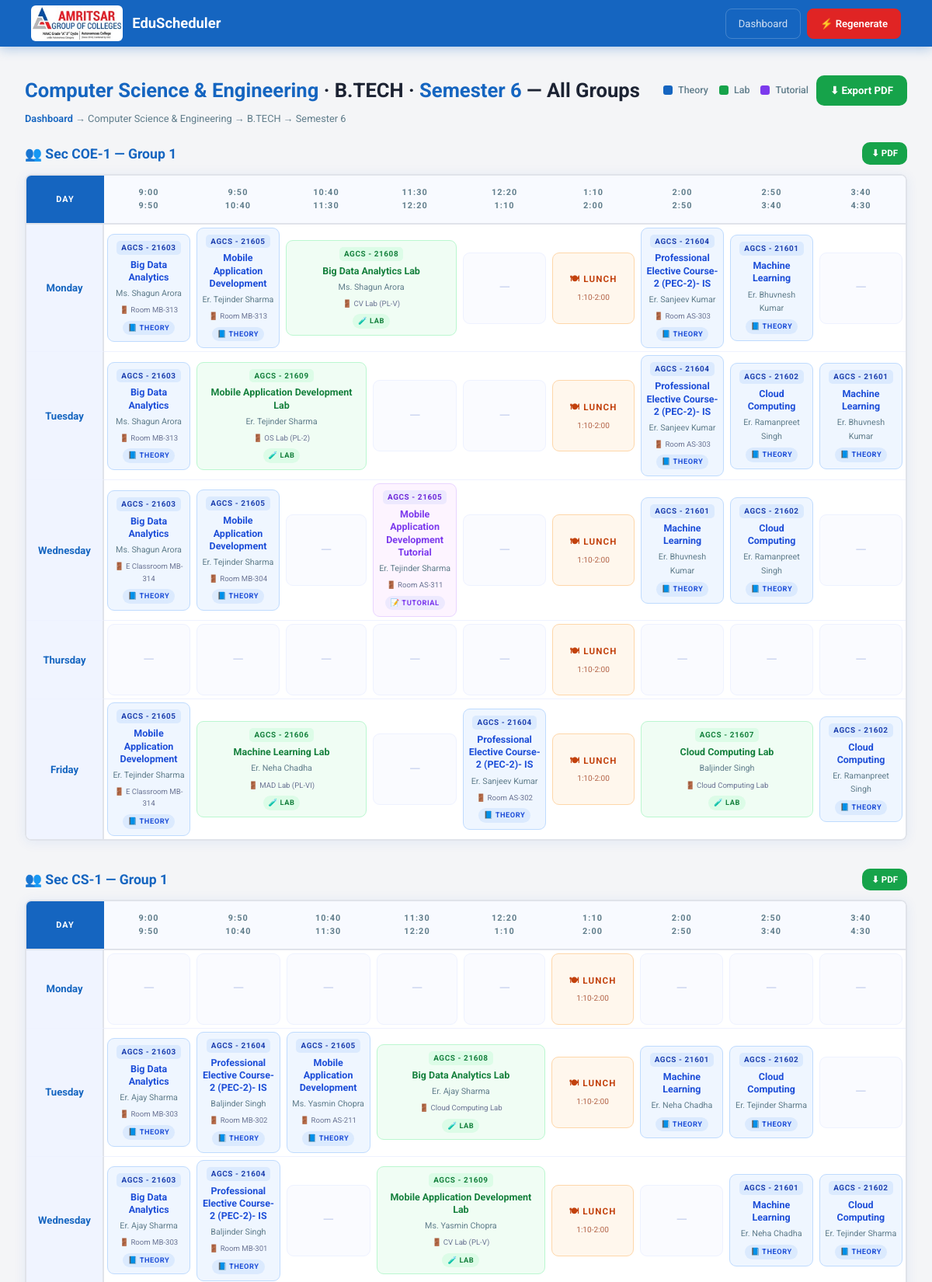
The page /year-timetable/83/6/ (signed in, upper part) on the database its author committed.
### scheduler/models.py (models this page shows, shortened)
class Course(models.Model):
    COURSE_CHOICES = (
        ('BTECH', 'B.TECH'), ('BE', 'BE'), ('MTECH', 'M.TECH'), ('CUSTOM', 'Custom'),
    )
    department = models.ForeignKey(Department, on_delete=models.CASCADE, related_name='courses')
    name = models.CharField(max_length=10, choices=COURSE_CHOICES)
    custom_name = models.CharField(max_length=100, blank=True, default='')
    def get_display_name(self):
        if self.name == 'CUSTOM' and self.custom_name:
            return self.custom_name
        return self.get_name_display()
    def __str__(self):
        return f"{self.department.name} - {self.get_display_name()}"

class Department(models.Model):
    name = models.CharField(max_length=100)

class Section(models.Model):
    YEAR_CHOICES = (
        ('1', 'Semester 1'), ('2', 'Semester 2'), ('3', 'Semester 3'), ('4', 'Semester 4'),
        ('5', 'Semester 5'), ('6', 'Semester 6'), ('7', 'Semester 7'), ('8', 'Semester 8'),
        ('CUSTOM', 'Custom'),
    )
    SECTION_CHOICES = (
        ('A', 'Section A'), ('B', 'Section B'), ('C', 'Section C'),
        ('D', 'Section D'), ('E', 'Section E'), ('CUSTOM', 'Custom Section'),
    )
    GROUP_CHOICES = (('G1', 'Group 1'), ('G2', 'Group 2'), ('G3', 'Group 3'), ('G4', 'Group 4'),)
    course = models.ForeignKey(Course, on_delete=models.CASCADE, related_name='sections')
    year = models.CharField(max_length=10, choices=YEAR_CHOICES)
    custom_year = models.CharField(max_length=50, blank=True, default='')
    section_name = models.CharField(max_length=20, choices=SECTION_CHOICES, default='A')
    custom_section_name = models.CharField(max_length=50, blank=True, default='')
    program = models.CharField(max_length=30, blank=True, default='')
    group = models.CharField(max_length=10, choices=GROUP_CHOICES)
    fixed_room = models.ForeignKey(
        Room, on_delete=models.SET_NULL, null=True, blank=True,
        related_name='fixed_sections',
        help_text='If set, theory lectures always use this room.')
    free_day = models.CharField(
        max_length=10, blank=True, default='',
        choices=[('', 'None')] + DAY_CHOICES,
        help_text='Weekly holiday for this section (e.g. Wednesday). No lectures scheduled on this day.'
    )
    section_start_slot = models.IntegerField(
        null=True, blank=True,
        choices=SLOT_CHOICES,
        help_text='Override start time for this section (leave blank to use department default).'
    )
    class_count = models.IntegerField(
        default=0,
        help_text='Number of students. Used to auto-select a room with sufficient capacity when no fixed room is set.'
    )
    def get_effective_section_name(self):
        if self.section_name == 'CUSTOM' and self.custom_section_name:
            return self.custom_section_name
        if self.section_name == 'CUSTOM':
            return 'Custom'
        return self.section_name
    class Meta:
        unique_together = ('course', 'year', 'section_name', 'group', 'custom_year', 'custom_section_name')

class TimeSlot(models.Model):
    day = models.CharField(max_length=10)
    slot = models.IntegerField()
    subject = models.ForeignKey(Subject, on_delete=models.CASCADE)
    professor = models.ForeignKey(Professor, on_delete=models.CASCADE)
    section = models.ForeignKey(Section, on_delete=models.CASCADE, null=True, blank=True)
    room = models.ForeignKey(Room, on_delete=models.SET_NULL, null=True, blank=True, related_name='timeslots')

class Subject(models.Model):
    TYPE_CHOICES = (
        ('THEORY', 'Theoretical'), ('LAB', 'Lab'),
        ('TUTORIAL', 'Tutorial'), ('NPTEL', 'NPTEL (after 2:00 PM only)'),
    )
    ALLOWED_GROUPS_CHOICES = (
        ('G1', 'Group 1 Only'), ('G2', 'Group 2 Only'), ('G3', 'Group 3 Only'), ('G4', 'Group 4 Only'), ('BOTH', 'All Groups'),
    )
    code = models.CharField(max_length=20, blank=True, default='', verbose_name='Subject Code')
    name = models.CharField(max_length=100)
    subject_type = models.CharField(max_length=10, choices=TYPE_CHOICES)
    professors = models.ManyToManyField(Professor)
    duration = models.IntegerField(default=1)  # 1=50min, 2=100min (lab)
    lectures_per_week = models.IntegerField()
    section = models.ForeignKey(Section, on_delete=models.CASCADE, related_name='subjects', null=True, blank=True)
    lab_room = models.ForeignKey(Room, on_delete=models.SET_NULL, null=True, blank=True, related_name='pinned_subjects')
    allowed_groups = models.CharField(max_length=10, choices=ALLOWED_GROUPS_CHOICES, default='BOTH')
    specialization_required = models.BooleanField(default=False)
    is_elective = models.BooleanField(default=False)

class Professor(models.Model):
    name = models.CharField(max_length=100)
    professor_id = models.CharField(max_length=50, blank=True, default='')
    department = models.ForeignKey(
        'Department', on_delete=models.SET_NULL, null=True, blank=True,
        related_name='professors')
    departments = models.ManyToManyField(
        'Department', blank=True, related_name='shared_professors')
    email = models.EmailField(blank=True)
    max_workload_hours_per_week = models.IntegerField(default=20)
    specialization_subjects = models.TextField(blank=True, default='')
    section_restrictions = models.TextField(blank=True, default='')

class Room(models.Model):
    ROOM_TYPE_CHOICES = (
        ('CLASSROOM', 'Classroom'), ('LAB', 'Lab'),
    )
    name = models.CharField(max_length=100)
    room_id = models.CharField(max_length=50, blank=True, default='')
    room_type = models.CharField(max_length=10, choices=ROOM_TYPE_CHOICES, default='CLASSROOM')
    capacity = models.IntegerField(default=60)
    department = models.ForeignKey(
        'Department', on_delete=models.SET_NULL, null=True, blank=True, related_name='rooms')
    allowed_subjects = models.TextField(
        blank=True, default='all',
        help_text='"all" or comma-separated subject names/codes this lab can host.')

### scheduler/views.py (the view)
# urls.py: path('year-timetable/<int:course_id>/<str:year>/', views.year_timetable, name='year_timetable'),
def year_timetable(request, course_id, year):
    course = get_object_or_404(Course, id=course_id)
    sections = Section.objects.filter(course=course, year=year).select_related('course__department')
    if not sections.exists():
        messages.error(request, 'No sections found for this semester.')
        return redirect('dashboard')
    section_tables = []
    for section in sections:
        table = {}
        for day in DAYS:
            cells = []
            skip_next = False
            for i, slot in enumerate(SLOTS):
                if skip_next:
                    skip_next = False
                    cells.append({'entry': None, 'colspan': 1, 'skip': True, 'slot': slot})
                    continue
                entries = list(TimeSlot.objects.filter(day=day, slot=slot, section=section).select_related('subject', 'professor', 'room').order_by('id'))
                entry = entries[0] if entries else None
                if entry and entry.subject.subject_type == 'LAB':
                    next_slot = SLOTS[i + 1] if i + 1 < len(SLOTS) else None
                    if next_slot:
                        next_entry = TimeSlot.objects.filter(day=day, slot=next_slot, section=section).first()
                        if next_entry and next_entry.subject == entry.subject:
                            cells.append({'entry': entry, 'entries': entries, 'colspan': 2, 'skip': False, 'slot': slot})
                            skip_next = True
                            continue
                cells.append({'entry': entry, 'entries': entries, 'colspan': 1, 'skip': False, 'slot': slot})
            table[day] = cells
        section_tables.append({'section': section, 'table': table})
    year_display = dict(Section.YEAR_CHOICES).get(year, year)
    dept_id = course.department_id
    lunch_label = _get_lunch_label(dept_id)
    lunch_slots = _get_lunch_slots(dept_id)
    return render(request, 'year_timetable.html', {
        'course': course, 'year': year, 'year_display': year_display,
        'section_tables': section_tables, 'slots': SLOTS, 'slot_times': SLOT_TIMES,
        'days': DAYS, 'lunch_label': lunch_label, 'lunch_slots': lunch_slots,
    })

### scheduler/accounts.py (called while the page is built)
def current_role(request):
    return request.session.get('role')

def current_display_name(request):
    return request.session.get('display_name', '')

def current_department_id(request):
    return request.session.get('department_id')

def auth_context(request):
    role = current_role(request)
    dept_name = ''
    dept_id = current_department_id(request)
    if dept_id:
        from .models import Department
        d = Department.objects.filter(id=dept_id).first()
        dept_name = d.name if d else ''
    return {
        'auth_role': role,
        'auth_display_name': current_display_name(request),
        'auth_is_admin': role == ADMIN,
        'auth_is_dept_admin': role == DEPT_ADMIN,
        'auth_is_staff': role in STAFF_ROLES,
        'auth_department_name': dept_name,
    }

### scheduler/models.py (called while the page is built)
    def get_lunch_slots(self):
        return list(range(self.lunch_start_slot, self.lunch_end_slot + 1))

### scheduler/templatetags/dict_filters.py (called while the page is built)
@register.filter
def dict_key(d, key):
    try:
        return d[key]
    except (KeyError, TypeError):
        return None

### scheduler/views.py (called while the page is built)
def _get_lunch_label(dept_id):
    return "1:10–2:00"

def _get_lunch_slots(dept_id):
    try:
        ds = DepartmentSettings.objects.get(department_id=dept_id)
        return set(ds.get_lunch_slots())
    except DepartmentSettings.DoesNotExist:
        return set()

### template/year_timetable.html (shortened to what this page needs)
{% load dict_filters %}
<!DOCTYPE html>
<html lang="en">
<head>
</head>
<body>
<nav>
  <div class="brand">
    <img src="/static/agclogo.jpg" alt="AGC Logo">
    <span class="brand-text">EduScheduler</span>
  </div>
  <div class="nav-links">
    <a href="/">Dashboard</a>
    <a href="/generate-smart/" class="btn-red">⚡ Regenerate</a>
  </div>
</nav>
<main>
  <div class="page-header">
    <h1>
      <span>{{ course.department.name }}</span> ·
      {{ course.get_display_name }} ·
      <span>{{ year_display }}</span> — All Groups
    </h1>
    <div class="actions">
      <div class="legend">
        <div class="leg"><div class="leg-dot leg-th"></div>Theory</div>
        <div class="leg"><div class="leg-dot leg-lab"></div>Lab</div>
        <div class="leg"><div class="leg-dot" style="background:#7c3aed;border-radius:3px;width:12px;height:12px;flex-shrink:0;"></div>Tutorial</div>
      </div>
      <a href="/year-timetable/{{ course.id }}/{{ year }}/pdf/" class="pdf-btn">⬇ Export PDF</a>
    </div>
  </div>
  <div class="breadcrumb">
    <a href="/">Dashboard</a> → {{ course.department.name }} → {{ course.get_display_name }} → {{ year_display }}
  </div>
  {% for item in section_tables %}
  <div class="section-block">
    <div class="section-label">
      <h2>👥 <span class="grp">Sec {{ item.section.get_effective_section_name }} — {{ item.section.get_group_display }}</span>
      </h2>
      <div class="room-chips">
        <a href="/timetable/{{ item.section.id }}/pdf/" class="pdf-btn" style="font-size:.72rem;padding:5px 12px;">⬇ PDF</a>
      </div>
    </div>
    <div class="tt-wrap">
      <table>
        <thead>
          <tr>
            <th>Day</th>
            <th>9:00<br>9:50</th>
            <th>9:50<br>10:40</th>
            <th>10:40<br>11:30</th>
            <th>11:30<br>12:20</th>
            <th>12:20<br>1:10</th>
            <th>1:10<br>2:00</th>
            <th>2:00<br>2:50</th>
            <th>2:50<br>3:40</th>
            <th>3:40<br>4:30</th>
          </tr>
        </thead>
        <tbody>
          {% for day, cells in item.table.items %}
          <tr>
            <td>{{ day }}</td>
            {% for cell in cells %}
              {% if not cell.skip %}
                <td {% if cell.colspan == 2 %}colspan="2"{% endif %}>
                  {% if cell.slot in lunch_slots %}
                    <div class="cell cell-lunch"><div class="lunch-label">🍽 Lunch</div><div class="lunch-time">{{ slot_times|dict_key:cell.slot }}</div></div>
                  {% elif cell.entry %}
                    <div class="cell {% if cell.entry.subject.is_elective %}cell-elec{% elif cell.entry.subject.subject_type == 'LAB' %}cell-lab{% elif cell.entry.subject.subject_type == 'TUTORIAL' %}cell-tut{% else %}cell-theory{% endif %}">
                      {% if cell.entry.subject.code %}<div class="cell-code">{{ cell.entry.subject.code }}</div>{% endif %}
                      <div class="cell-name">{{ cell.entry.subject.name }}</div>
                      <div class="cell-prof">{{ cell.entry.professor.name }}</div>
                      {% if cell.entry.room %}<div style="font-size:.6rem;color:#6b7494;margin-top:2px;">🚪 {{ cell.entry.room.name }}</div>{% endif %}
                      <span class="cell-badge">{% if cell.entry.subject.is_elective %}🔀 Elective{% elif cell.entry.subject.subject_type == 'LAB' %}🧪 Lab{% elif cell.entry.subject.subject_type == 'TUTORIAL' %}📝 Tutorial{% else %}📘 Theory{% endif %}</span>
                    </div>
                  {% else %}
                    <div class="cell cell-empty"><span class="empty-dash">—</span></div>
                  {% endif %}
                </td>
              {% endif %}
            {% endfor %}
          </tr>
          {% endfor %}
        </tbody>
      </table>
    </div>
  </div>
  {% endfor %}
</main>
</body>
</html>

### rows shown on the page
Course: department.name "Computer Science & Engineering", get_display_name "B.TECH"
Section: section.get_effective_section_name "COE-1", section.group "Group 1", table "Monday" "Tuesday" "Wednesday" "Thursday" "Friday", cells "1:10-2:00" "1:10-2:00" "1:10-2:00" "1:10-2:00" "1:10-2:00"
TimeSlot: entry.subject.code "AGCS - 21603", entry.subject.name "Big Data Analytics", entry.professor.name "Ms. Shagun Arora", entry.room.name "Room MB-313", shows "📘 THEORY"
TimeSlot: entry.subject.code "AGCS - 21605", entry.subject.name "Mobile Application Development", entry.professor.name "Er. Tejinder Sharma", entry.room.name "Room MB-313", shows "📘 THEORY"
TimeSlot: entry.subject.code "AGCS - 21608", entry.subject.name "Big Data Analytics Lab", entry.professor.name "Ms. Shagun Arora", entry.room.name "CV Lab (PL-V)", shows "🧪 LAB"
TimeSlot: entry.subject.code "AGCS - 21604", entry.subject.name "Professional Elective Course-2 (PEC-2)- IS", entry.professor.name "Er. Sanjeev Kumar", entry.room.name "Room AS-303", shows "📘 THEORY"
TimeSlot: entry.subject.code "AGCS - 21601", entry.subject.name "Machine Learning", entry.professor.name "Er. Bhuvnesh Kumar", shows "📘 THEORY"
TimeSlot: entry.subject.code "AGCS - 21603", entry.subject.name "Big Data Analytics", entry.professor.name "Ms. Shagun Arora", entry.room.name "Room MB-313", shows "📘 THEORY"
TimeSlot: entry.subject.code "AGCS - 21609", entry.subject.name "Mobile Application Development Lab", entry.professor.name "Er. Tejinder Sharma", entry.room.name "OS Lab (PL-2)", shows "🧪 LAB"
TimeSlot: entry.subject.code "AGCS - 21604", entry.subject.name "Professional Elective Course-2 (PEC-2)- IS", entry.professor.name "Er. Sanjeev Kumar", entry.room.name "Room AS-303", shows "📘 THEORY"
TimeSlot: entry.subject.code "AGCS - 21602", entry.subject.name "Cloud Computing", entry.professor.name "Er. Ramanpreet Singh", shows "📘 THEORY"
TimeSlot: entry.subject.code "AGCS - 21601", entry.subject.name "Machine Learning", entry.professor.name "Er. Bhuvnesh Kumar", shows "📘 THEORY"
TimeSlot: entry.subject.code "AGCS - 21603", entry.subject.name "Big Data Analytics", entry.professor.name "Ms. Shagun Arora", entry.room.name "E Classroom MB-314", shows "📘 THEORY"
TimeSlot: entry.subject.code "AGCS - 21605", entry.subject.name "Mobile Application Development", entry.professor.name "Er. Tejinder Sharma", entry.room.name "Room MB-304", shows "📘 THEORY"
TimeSlot: entry.subject.code "AGCS - 21605", entry.subject.name "Mobile Application Development Tutorial", entry.professor.name "Er. Tejinder Sharma", entry.room.name "Room AS-311", shows "📝 TUTORIAL"
TimeSlot: entry.subject.code "AGCS - 21601", entry.subject.name "Machine Learning", entry.professor.name "Er. Bhuvnesh Kumar", shows "📘 THEORY"
TimeSlot: entry.subject.code "AGCS - 21602", entry.subject.name "Cloud Computing", entry.professor.name "Er. Ramanpreet Singh", shows "📘 THEORY"
TimeSlot: entry.subject.code "AGCS - 21605", entry.subject.name "Mobile Application Development", entry.professor.name "Er. Tejinder Sharma", entry.room.name "E Classroom MB-314", shows "📘 THEORY"
TimeSlot: entry.subject.code "AGCS - 21606", entry.subject.name "Machine Learning Lab", entry.professor.name "Er. Neha Chadha", entry.room.name "MAD Lab (PL-VI)", shows "🧪 LAB"
TimeSlot: entry.subject.code "AGCS - 21604", entry.subject.name "Professional Elective Course-2 (PEC-2)- IS", entry.professor.name "Er. Sanjeev Kumar", entry.room.name "Room AS-302", shows "📘 THEORY"
TimeSlot: entry.subject.code "AGCS - 21607", entry.subject.name "Cloud Computing Lab", entry.professor.name "Baljinder Singh", entry.room.name "Cloud Computing Lab", shows "🧪 LAB"
TimeSlot: entry.subject.code "AGCS - 21602", entry.subject.name "Cloud Computing", entry.professor.name "Er. Ramanpreet Singh", shows "📘 THEORY"
Section: section.get_effective_section_name "CS-1", section.group "Group 1", table "Monday" "Tuesday" "Wednesday", cells "1:10-2:00" "1:10-2:00" "1:10-2:00"
TimeSlot: entry.subject.code "AGCS - 21603", entry.subject.name "Big Data Analytics", entry.professor.name "Er. Ajay Sharma", entry.room.name "Room MB-303", shows "📘 THEORY"
TimeSlot: entry.subject.code "AGCS - 21604", entry.subject.name "Professional Elective Course-2 (PEC-2)- IS", entry.professor.name "Baljinder Singh", entry.room.name "Room MB-302", shows "📘 THEORY"
TimeSlot: entry.subject.code "AGCS - 21605", entry.subject.name "Mobile Application Development", entry.professor.name "Ms. Yasmin Chopra", entry.room.name "Room AS-211", shows "📘 THEORY"
TimeSlot: entry.subject.code "AGCS - 21608", entry.subject.name "Big Data Analytics Lab", entry.professor.name "Er. Ajay Sharma", entry.room.name "Cloud Computing Lab", shows "🧪 LAB"
TimeSlot: entry.subject.code "AGCS - 21601", entry.subject.name "Machine Learning", entry.professor.name "Er. Neha Chadha", shows "📘 THEORY"
TimeSlot: entry.subject.code "AGCS - 21602", entry.subject.name "Cloud Computing", entry.professor.name "Er. Tejinder Sharma", shows "📘 THEORY"
TimeSlot: entry.subject.code "AGCS - 21603", entry.subject.name "Big Data Analytics", entry.professor.name "Er. Ajay Sharma", entry.room.name "Room MB-303", shows "📘 THEORY"
TimeSlot: entry.subject.code "AGCS - 21604", entry.subject.name "Professional Elective Course-2 (PEC-2)- IS", entry.professor.name "Baljinder Singh", entry.room.name "Room MB-301", shows "📘 THEORY"
TimeSlot: entry.subject.code "AGCS - 21609", entry.subject.name "Mobile Application Development Lab", entry.professor.name "Ms. Yasmin Chopra", entry.room.name "CV Lab (PL-V)", shows "🧪 LAB"
TimeSlot: entry.subject.code "AGCS - 21601", entry.subject.name "Machine Learning", entry.professor.name "Er. Neha Chadha", shows "📘 THEORY"
TimeSlot: entry.subject.code "AGCS - 21602", entry.subject.name "Cloud Computing", entry.professor.name "Er. Tejinder Sharma", shows "📘 THEORY"

### other values the page prints
{{ year_display }} "Semester 6"
